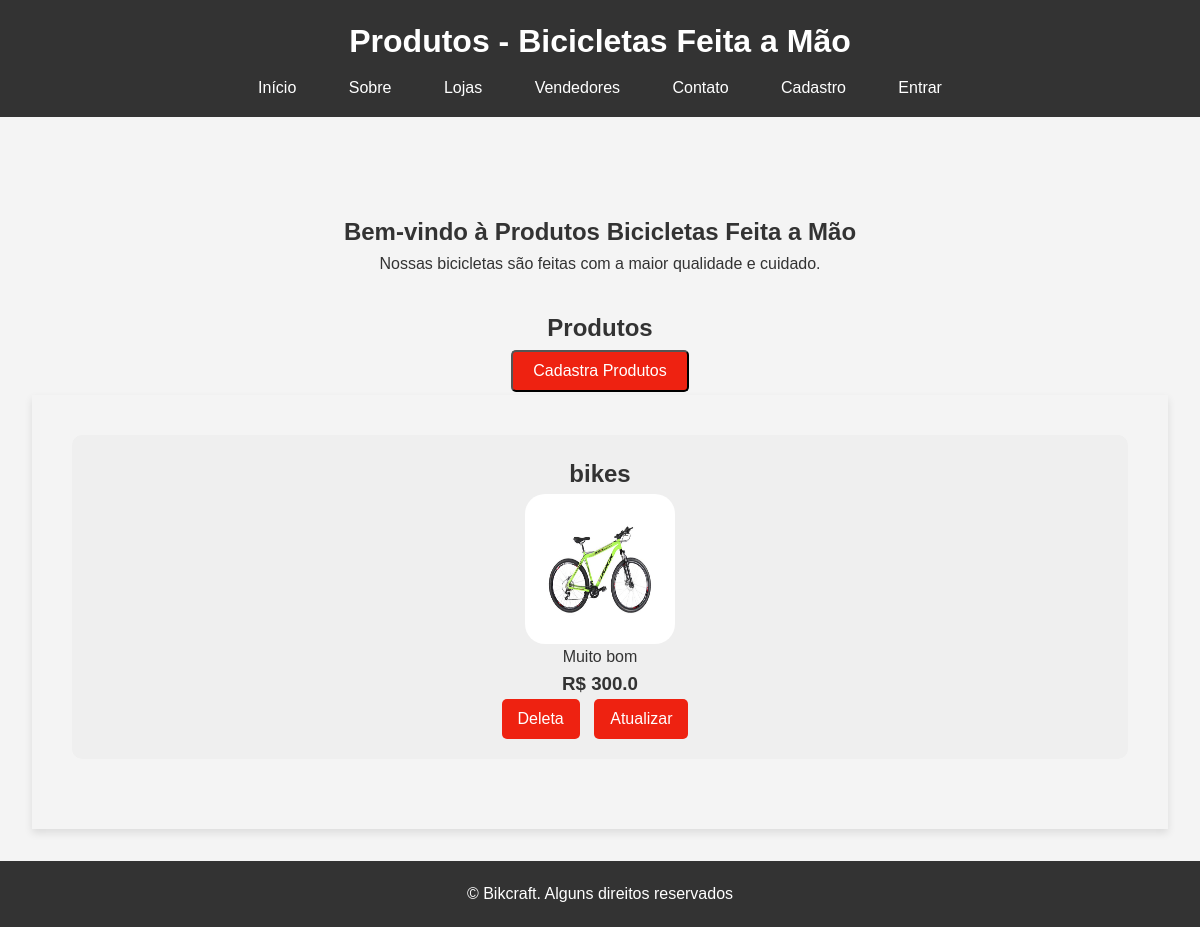
The page /produtos/ on the database as committed earlier.
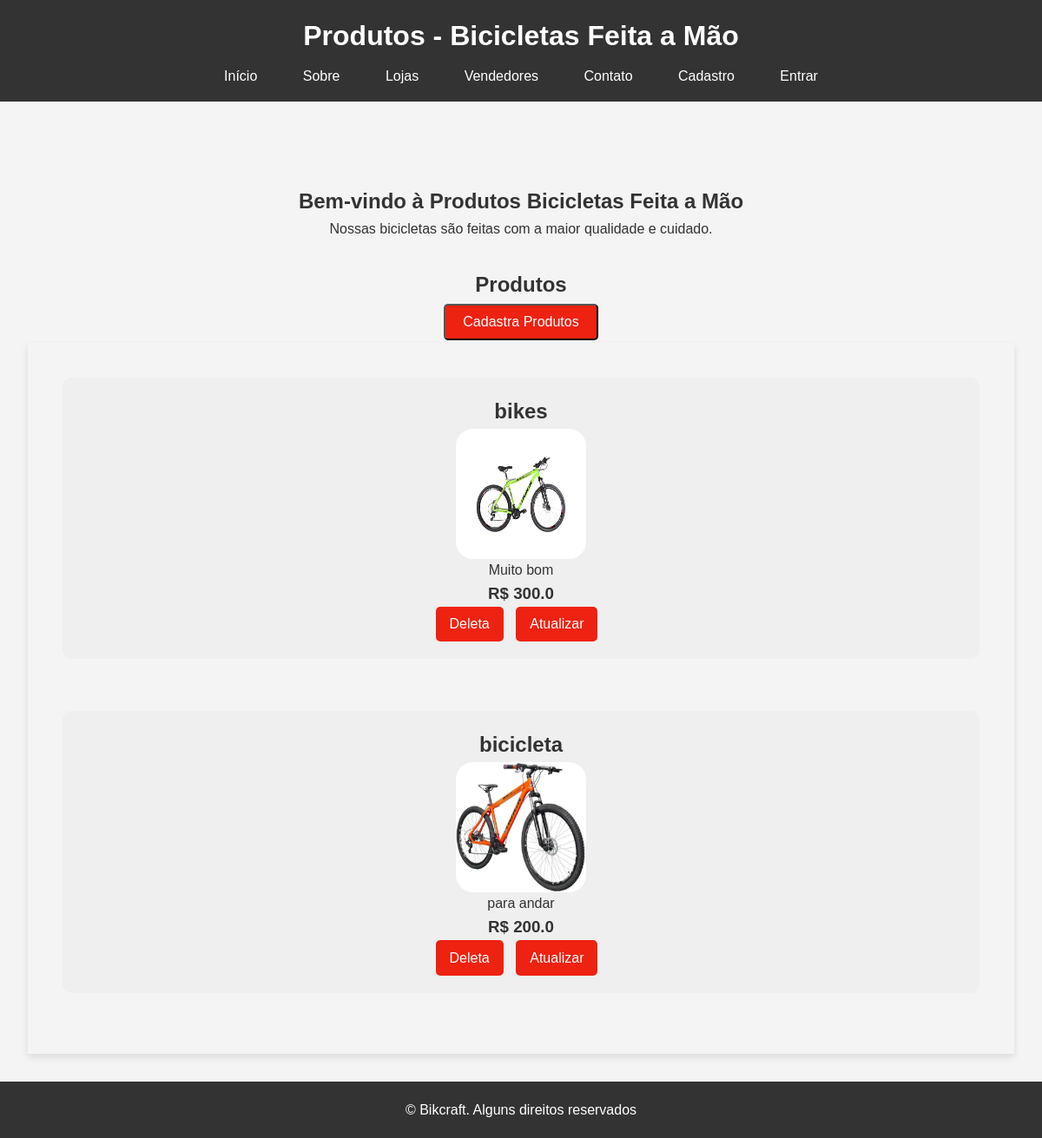
The same page on the database as committed later.
### bikcraft/models.py (models this page shows, shortened)
class Bike(models.Model):
    modelo = models.CharField(max_length=255, verbose_name='Modelo')
    preco = models.FloatField(verbose_name='Preço')
    descricao = models.TextField(verbose_name='Descrição')
    foto = models.ImageField(upload_to='media/bikcraft/', blank=True, null=True, verbose_name='Foto')

### bikcraft/views.py (the view)
# urls.py: path('produtos/', views.produtos, name='pagina-produtos'),
def produtos(request):
    bike = Bike.objects.all()
    lojas = Lojas.objects.all()
    vendedores = Pessoas.objects.all()
    return render(request, 'produtos.html', {'produtos': bike, 'lojas': lojas, 'vendedores': vendedores})

### bikcraft/templates/produtos.html (shortened to what this page needs)
{% extends "base/produtos.html" %}
{% load static %}
{% block conteudo %}
<main>
    <section id="home">
        <h2><center>Bem-vindo à Produtos Bicicletas Feita a Mão</center></h2>
        <p><center>Nossas bicicletas são feitas com a maior qualidade e cuidado.</center></p>
    </section>
    <h2><center>Produtos</center></h2>
    <div class="button-cadastra">
        <a href='{% url "pagina-cadastraprodutos" %}'><button>Cadastra Produtos</button></a>
    </div>
    <section id="products">
        {% for produto in produtos %}
            <div class='product-card'>
                <h2>{{produto.modelo}}</h2>
                <img class='foto' src='{{produto.foto.url}}'/>
                <p>{{produto.descricao}}</p>
                <h3> R$ {{produto.preco}}</h3>
                <div class="button-container">
                    <a href='{% url "deleta-produtos" produto.id %}'><button>Deleta</button></a>
                    <a id='atualizado' href='{% url "pagina-atualizado" produto.id %}'><button id='atualiza'>Atualizar</button></a>
                </div>
            </div>
        {% endfor %}
    </section>
</main>
{% endblock conteudo %}

### templates/base/produtos.html (shortened to what this page needs)
{% load static %}
<!DOCTYPE html>
<html lang="pt-BR">
<head>
    <link rel="stylesheet" href="{% static "base/css/produtos.css" %}">
</head>
<body>
    <header>
        <h1>Produtos - Bicicletas Feita a Mão</h1>
        <nav>
            <ul>
                <li><a href='{% url "pagina-inicial" %}'>Início</a></li>
                <li><a href="{% url "pagina-sobre" %}">Sobre</a></li>
                <li><a href='{% url "pagina-loja" %}'>Lojas</a></li>
                <li><a href='{% url "pagina-vendedores" %}'>Vendedores</a></li>
                <li><a href="{% url "pagina-contados" %}">Contato</a></li>
                <li><a href='{% url "cadastra-usuario" %}'>Cadastro</a></li>
                {% if request.user.is_authenticated %}
                <li><a href='{% url "sair" %}'>Sair</a></li>
                {% else %}
                <li><a href='{% url "acessar" %}'>Entrar</a></li>
                {% endif %}
            </ul>
        </nav>
    </header>
    {% block conteudo %}{% endblock conteudo %}
    <footer>
        <p>&copy; Bikcraft. Alguns direitos reservados</p>
    </footer>
</body>
</html>

### templates/static/base/css/produtos.css (style rules this page uses)
* { margin: 0; padding: 0; box-sizing: border-box; }
body { font-family: Arial, sans-serif; line-height: 1.6; background-color: #f4f4f4; color: #333; }
#home { text-align: center; margin: 4rem; }
header { background: #333; color: #fff; padding: 1rem 0; text-align: center; }
header h1 { margin-bottom: 0.5rem; }
nav ul { list-style: none; }
nav ul li { display: inline; margin: 0 0.5rem; }
nav ul li a { color: #fff; text-decoration: none; padding: 0.5rem 1rem; }
main { padding: 2rem; }
section#home { margin-bottom: 2rem; }
section#products { display: grid; gap: 30px; padding: 40px; box-shadow: 0 4px 8px rgba(0, 0, 0, 0.1); }
.product-card { background: #efefef; grid-template-columns: 1fr; border-radius: 10px; padding: 20px 0px; justify-items: center; display: grid; }
.button-cadastra { display: flex; justify-content: center; align-items: center; height: 6vh; }
.button-cadastra button { padding: 10px 20px; font-size: 16px; cursor: pointer; background-color: #e21; color: #fff; border-radius: 5px; }
.button-container button { display: inline-block; margin-right: 10px; font-size: 16px; cursor: pointer; background: #e21; color: #fff; padding: 0.7rem 1.0rem; border: none; border-radius: 5px; }
.foto { width: 150px; height: 150px; border-radius: 20px; }
p { text-align: center; }
footer { background: #333; color: #fff; text-align: center; padding: 20px 0; }
footer p { margin: 0; }

Rows that differ between the two databases and show on the page:
added Bike: modelo "bicicleta", foto (picture), descricao "para andar", preco "200.0"
